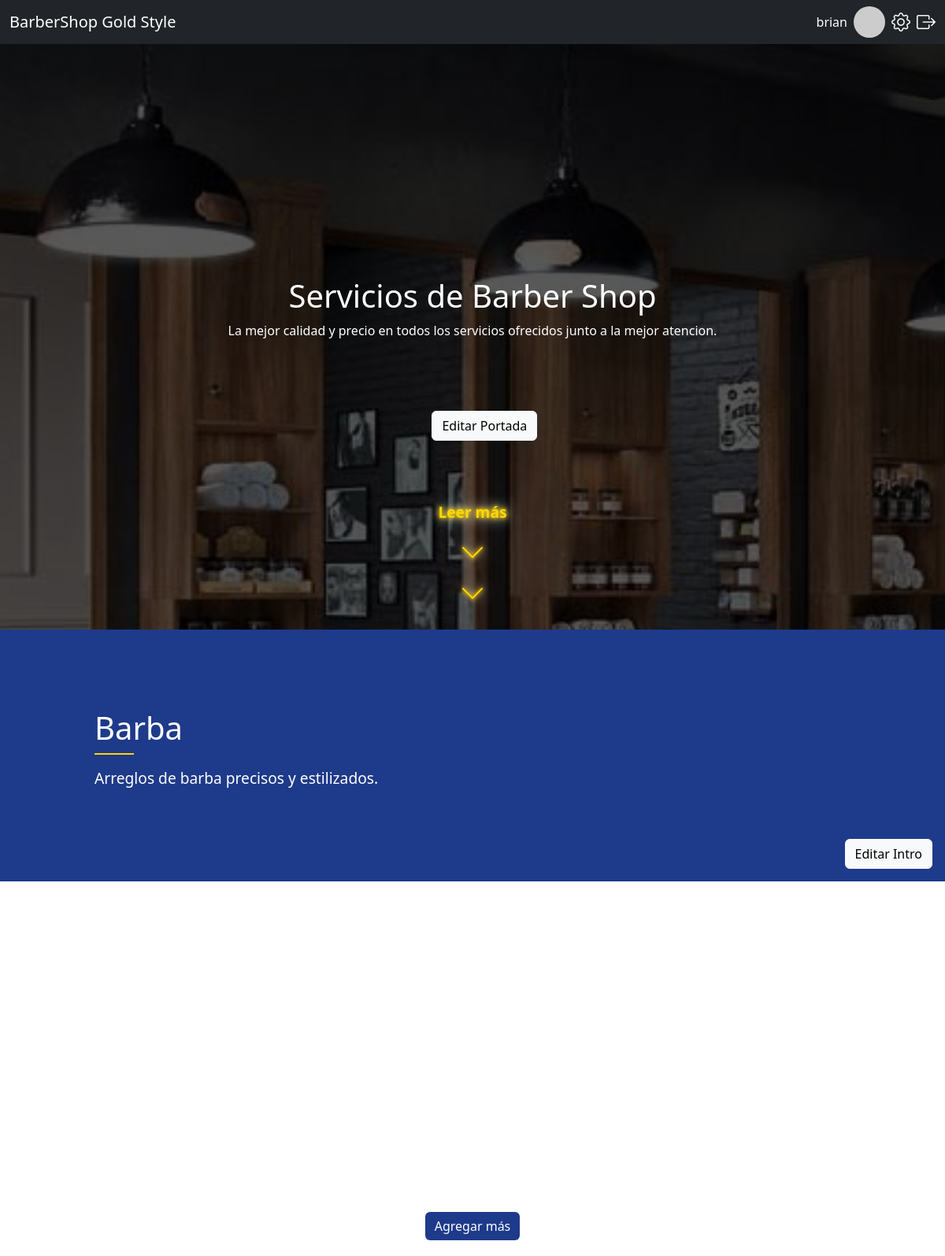
The app's page /php/admin/barba_admin.php (signed in) with its own data.
### tables this page shows
CREATE TABLE `portada` (
  `id` int(11) NOT NULL,
  `titulo` varchar(255) NOT NULL,
  `descripcion` varchar(255) NOT NULL,
  `imagen` varchar(255) NOT NULL
);

CREATE TABLE `intro_servicios` (
  `id` int(11) NOT NULL,
  `servicio` varchar(50) NOT NULL,
  `titulo` varchar(255) NOT NULL,
  `descripcion` varchar(255) NOT NULL
);

### php/admin/barba_admin.php (the view, shortened to what this page needs)
<?php
require_once '../conexion.php';
$servicio = 'barba';
try {
    $stmtIntro = $pdo->prepare("SELECT * FROM intro_servicios WHERE servicio = :servicio LIMIT 1");
    $stmtIntro->execute([':servicio' => $servicio]);
    $intro = $stmtIntro->fetch();
    $stmtPortada = $pdo->query("SELECT * FROM portada ORDER BY id ASC LIMIT 1 OFFSET 1");
    $portada = $stmtPortada->fetch();
} catch(PDOException $e) {
    echo "Error: " . htmlspecialchars($e->getMessage());
    exit;
}
?>
<!DOCTYPE html>
<html lang="es">
<head>
    <link href="https://cdn.jsdelivr.net/npm/bootstrap@5.3.3/dist/css/bootstrap.min.css" rel="stylesheet">
    <link href="https://cdn.jsdelivr.net/npm/bootstrap-icons@1.11.3/font/bootstrap-icons.css" rel="stylesheet">
    <link rel="stylesheet" href="/css/servicio.css">
    <link rel="stylesheet" href="https://cdn.jsdelivr.net/npm/bootstrap-icons@1.10.5/font/bootstrap-icons.css">
</head>
<body>
    <nav class="navbar navbar-dark bg-dark fixed-top">
        <div class="container-fluid">
            <a class="navbar-brand" href="#">BarberShop Gold Style</a>
            <div class="boton-nav d-flex align-items-center">
                <span class="text-white me-2"><?php echo htmlspecialchars($_SESSION["nombre"] ?? 'Admin'); ?></span>
                <img src="https://via.placeholder.com/40" alt="Foto de Perfil" class="rounded-circle me-2" style="width: 40px; height: 40px;">
                <a href="config_admin.php" class="text-white me-2"><i class="bi bi-gear fs-4"></i></a>
                <a href="?logout=1" class="text-white"><i class="bi bi-box-arrow-right fs-4"></i></a>
            </div>
        </div>
    </nav>
    <div class="cover" style="background-image: url('/php/uploads/<?php echo isset($portada['imagen']) ? htmlspecialchars($portada['imagen']) : 'https://via.placeholder.com/1920x1080'; ?>');">
        <div class="cover-overlay"></div>
        <div class="cover-content">
            <h1><?php echo isset($portada['titulo']) ? htmlspecialchars($portada['titulo']) : '¡Bienvenido a mi sitio!'; ?></h1>
            <p><?php echo isset($portada['descripcion']) ? htmlspecialchars($portada['descripcion']) : 'Descripción de la portada'; ?></p>
        </div>
        <button class="btn btn-light edit-cover-btn" data-bs-toggle="modal" data-bs-target="#editCoverModal">Editar Portada</button>
        <div class="read-more">
            <span>Leer más</span>
            <div class="arrows">
                <i class="bi bi-chevron-down"></i>
                <i class="bi bi-chevron-down"></i>
            </div>
        </div>
    </div>
    <div class="intro-container">
        <div class="intro-text">
            <h2><?php echo htmlspecialchars($intro['titulo']); ?></h2>
            <p><?php echo htmlspecialchars($intro['descripcion']); ?></p>
        </div>
        <button class="btn btn-light edit-intro-btn" data-bs-toggle="modal" data-bs-target="#editIntroModal">Editar Intro</button>
    </div>
    <div class="add-btn-section">
        <button class="btn btn-primary add-btn" data-bs-toggle="modal" data-bs-target="#addModal">Agregar más</button>
    </div>
</body>
</html>

### css/servicio.css (style rules this page uses)
:root { font-size: 16px; }
.cover { height: 100vh; width: 100vw; background-size: cover; background-position: center; background-attachment: fixed; display: flex; flex-direction: column; align-items: center; justify-content: center; color: white; text-align: center; position: relative; }
.cover-content { z-index: 1; opacity: 0; transform: translateY(3rem); animation: fadeInUp 1s ease-out forwards; position: relative; }
.cover-overlay { position: absolute; top: 0; left: 0; width: 100%; height: 100%; background: rgba(0, 0, 0, 0.65); z-index: 0; }
.edit-cover-btn { position: absolute; bottom: 15rem; left: 45.7%; z-index: 2; transform: translateY(3rem); animation: fadeInUp 1s ease-out forwards; }
.read-more { position: absolute; bottom: 1.25rem; width: 100%; text-align: center; z-index: 1; color: #FFD700; font-size: 1.2rem; font-weight: bold; text-shadow: 0 0 0.3125rem #FFD700, 0 0 0.625rem #FFE066, 0 0 1.25rem #FFFFFF; opacity: 0; transform: translateY(3rem); animation: fadeInUp 1s ease-out 0.3s forwards; }
.arrows { display: flex; flex-direction: column; align-items: center; margin-top: 0.625rem; }
.arrows i { font-size: 2rem; color: #FFD700; text-shadow: 0 0 0.3125rem #FFD700, 0 0 0.625rem #FFE066, 0 0 1.25rem #FFFFFF; margin: 0.125rem 0; animation: flowDown 1.5s ease-in-out infinite; }
.arrows i:nth-child(2) { animation-delay: 0.3s; }
.add-btn-section { text-align: center; padding: 1.25rem 0; }
.add-btn { background-color: #1E3A8A; color: white; border: none; font-size: 1rem; }
.intro-container { height: 40vh; background-color: #1E3A8A; color: white; display: flex; align-items: center; padding: 0 10%; position: relative; }
.intro-text { max-width: 50%; text-align: left; }
.intro-text h2 { font-size: 2.5rem; margin-bottom: 1rem; position: relative; }
.intro-text h2::after { content: ''; display: block; width: 50px; height: 2px; background-color: #FFD700; margin-top: 0.5rem; }
.intro-text p { font-size: 1.2rem; }
.edit-intro-btn { position: absolute; bottom: 1rem; right: 1rem; z-index: 2; }

### records on screen
portada: imagen (picture), titulo "Servicios de Barber Shop", descripcion "La mejor calidad y precio en todos los servicios ofrecidos junto a la mejor atencion."
intro_servicios: titulo "Barba", descripcion "Arreglos de barba precisos y estilizados."

### other values on screen
$_SESSION["nombre"] "brian"
